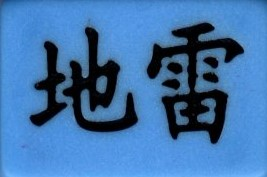
#> input picture junqi/images/dilei.jpg, 267 x 177 px
$ python judge.py
#> lines starting #> are read from the running program, lines starting #| are printed output that depends on the picture; after the words box and inside, x2 and y2 are one past the last pixel; in counts of white or black regions, pixels touching at a corner belong together
### junqi/ocr.py
from imutils import paths
import imutils
import os
import cv2
import operator

# grab the junqi images
refs = list(paths.list_images('images'))
qizis = {}
for ref in refs:
    image = cv2.imread(ref)
#> image is the input picture: shape (177, 267, 3); mean B, G, R 171.2, 116.1, 65.1
    image = cv2.cvtColor(image, cv2.COLOR_BGR2GRAY)
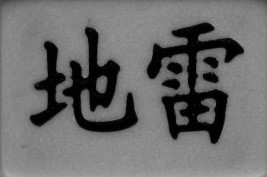
#> image: shape (177, 267); min 0, max 175, mean 107.1
    image = cv2.threshold(image, 20, 255, cv2.THRESH_BINARY_INV)[1]
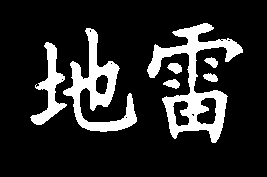
#> image: shape (177, 267); 15.9% white; 7 white regions, largest, box (x1, y1, x2, y2) and area: (147, 23, 243, 143) 3517, (63, 28, 137, 132) 2551, (30, 42, 67, 125) 1042
    image = imutils.resize(image, 150)
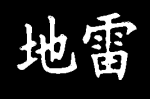
#> image: shape (99, 150); min 0, max 255, mean 40.6
    qizis[os.path.basename(ref).split('.')[0]] = image
#> pass 2 of the loop `for ref in refs:`:
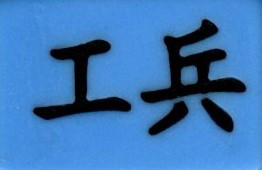
#> input picture junqi/images/gongbing.jpg, 262 x 170 px
#> image is the input picture: shape (170, 262, 3); mean B, G, R 182.4, 119.4, 61.3
#> `image = cv2.threshold(image, 20, 255, cv2.THRESH_BINARY_INV)[1]`:
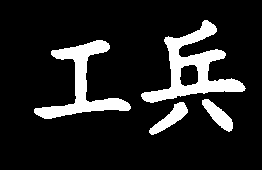
#> image: shape (170, 262); 13.3% white; 4 white regions, box (x1, y1, x2, y2) and area: (141, 20, 246, 103) 2789, (34, 40, 131, 119) 2209, (149, 102, 188, 135) 484, (202, 99, 233, 132) 452
#> `image = imutils.resize(image, 150)`:
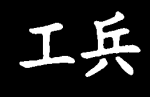
#> image: shape (97, 150); min 0, max 255, mean 34
#> pass 3 of the loop `for ref in refs:`:
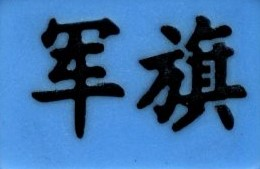
#> input picture junqi/images/junqi.jpg, 260 x 169 px
#> image is the input picture: shape (169, 260, 3); mean B, G, R 163.5, 109.7, 60
#> `image = cv2.threshold(image, 20, 255, cv2.THRESH_BINARY_INV)[1]`:
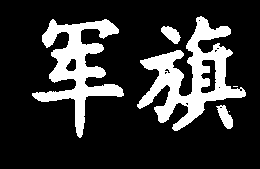
#> image: shape (169, 260); 19.8% white; 6 white regions (2 under 20 px), largest, box (x1, y1, x2, y2) and area: (137, 16, 246, 131) 4532, (32, 19, 124, 138) 3716, (216, 105, 233, 129) 223, (161, 26, 181, 44) 212
#> `image = imutils.resize(image, 150)`:
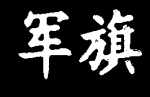
#> image: shape (97, 150); min 0, max 255, mean 50.4
#> the loop made 4 passes; the first 3 are shown

# [16 lines left out: function ocr_qizi, not called in this run]

### junqi/judge.py
# import the necessary packages
from imutils.video import VideoStream
from imutils import contours
import numpy as np
import argparse
import imutils
import cv2
import os
import time
from ocr import ocr_qizi


ap = argparse.ArgumentParser()
ap.add_argument("-d", "--debug", default=False, help="debug mode")
args = vars(ap.parse_args())
#> args = {'debug': False}
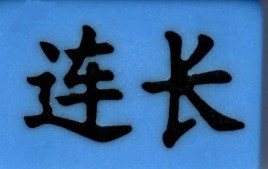
#> input picture junqi/images/lianzhang.jpg, 268 x 169 px, given in place of the camera
#> further down, frame is the input picture: shape (169, 268, 3); mean B, G, R 164.5, 109.6, 58.8

def detect_color(frame,lower,upper):
#> called with lower = (16, 140, 70), upper = (22, 255, 255)
    blured = cv2.GaussianBlur(frame, (5, 5), 0)
    hsv = cv2.cvtColor(blured, cv2.COLOR_BGR2HSV)
#> hsv: shape (681, 1080, 3); mean H, S, V 104.4, 166.4, 164.5
    mask = cv2.inRange(hsv, lower, upper)
#> mask: shape (681, 1080); every value is 0
    # mask =  cv2.erode(mask, None, iterations=5)
    # mask = cv2.dilate(mask, None, iterations=5)
    # initialize a rectangular (wider than it is tall) and square
    # structuring kernel
    rectKernel = cv2.getStructuringElement(cv2.MORPH_RECT, (9, 3))
    sqKernel = cv2.getStructuringElement(cv2.MORPH_RECT, (5, 5))
    mask = cv2.morphologyEx(mask, cv2.MORPH_CLOSE, rectKernel)
    mask = cv2.morphologyEx(mask, cv2.MORPH_CLOSE, sqKernel)
    # find contours in the mask
    cnts = cv2.findContours(mask.copy(), cv2.RETR_EXTERNAL,
                            cv2.CHAIN_APPROX_SIMPLE)
#> cnts = 0 contours
    cnts = imutils.grab_contours(cnts)
#> cnts = []
    qizi = ''
    if len(cnts) == 1:
        qizi = find_qizi(frame.copy(), cnts[0])

    return qizi

# [44 lines left out: function find_qizi, not called in this run]


cap = cv2.VideoCapture(0)
if not cap.isOpened():
    print("Cannot open camera")
    exit()

green = ''
blue = ''
red = ''
yellow = ''

greenLower = (38, 80, 37)
greenUpper = (64, 255, 255)

blueLower = (84, 52, 73)
blueUpper = (123, 255, 255)

redLower = (173, 158, 128)
redUpper = (180, 255, 255)

yellowLower = (16, 140, 70)
yellowUpper = (22, 255, 255)

# keep looping
while True:
    # Capture frame-by-frame
    ret, frame = cap.read()

    # if frame is read correctly ret is True
    if not ret:
        print("Can't receive frame (stream end?). Exiting ...")
        break

    frame = imutils.resize(frame, width=1080)

    # green =detect_color(frame, greenLower, greenUpper)
    # blue = detect_color(frame, blueLower, blueUpper)
    # red = detect_color(frame, redLower, redUpper)
    yellow = detect_color(frame, yellowLower, yellowUpper)
#> yellow = ''

    # show the frame to our screen
    if args['debug']:
        print('green {}, \t blue {}, \t red {}, \t yellow {}'.format(green, blue, red, yellow))

    cv2.imshow("Frame", frame)
    key = cv2.waitKey(30)
#> (key q is pressed here)
    if key == ord('q') or key == 27:
        break


# When everything done, release the capture
cap.release()
cv2.destroyAllWindows()
